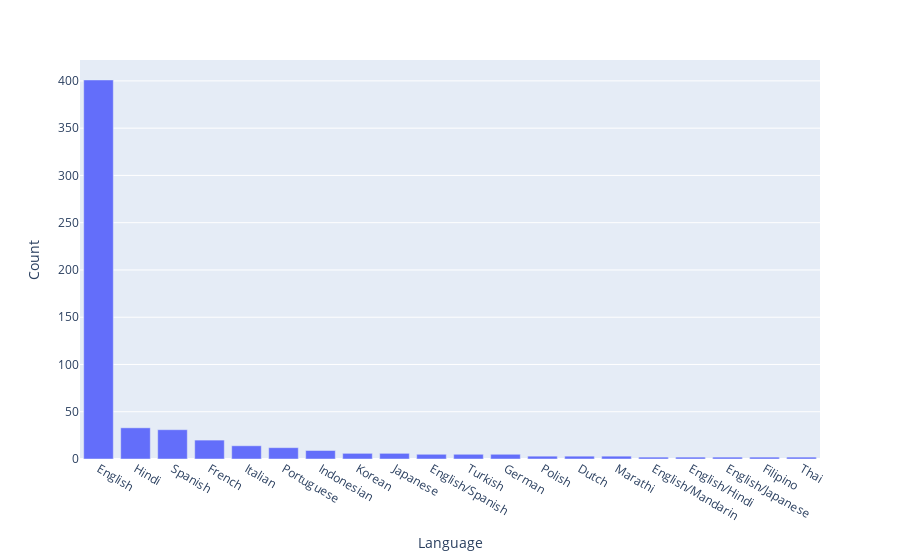

Notebook code cell kept with this figure:
### Code cell
fig = px.bar(data_frame=top_20_lang, x=top_20_lang.index, y=top_20_lang.values, labels={"y":"Count", "index":"Language"})
fig.update_layout(xaxis={"categoryorder":"total descending"})

fig.show()

### Figure 1 — Plotly figure (JSON) as saved in the notebook; plotly's stock layout.template omitted (floating-point values rounded to 4 significant figures)
{"data": [{"alignmentgroup": "True", "hovertemplate": "Language=%{x}<br>Count=%{y}<extra></extra>", "legendgroup": "", "marker": {"color": "#636efa", "pattern": {"shape": ""}}, "name": "", "offsetgroup": "", "orientation": "v", "showlegend": false, "textposition": "auto", "type": "bar", "x": ["English", "Hindi", "Spanish", "French", "Italian", "Portuguese", "Indonesian", "Korean", "Japanese", "English/Spanish", "Turkish", "German", "Polish", "Dutch", "Marathi", "English/Mandarin", "English/Hindi", "English/Japanese", "Filipino", "Thai"], "xaxis": "x", "y": [401, 33, 31, 20, 14, 12, 9, 6, 6, 5, 5, 5, 3, 3, 3, 2, 2, 2, 2, 2], "yaxis": "y"}], "layout": {"barmode": "relative", "legend": {"tracegroupgap": 0}, "margin": {"t": 60}, "xaxis": {"anchor": "y", "categoryorder": "total descending", "domain": [0, 1], "title": {"text": "Language"}}, "yaxis": {"anchor": "x", "domain": [0, 1], "title": {"text": "Count"}}}}
